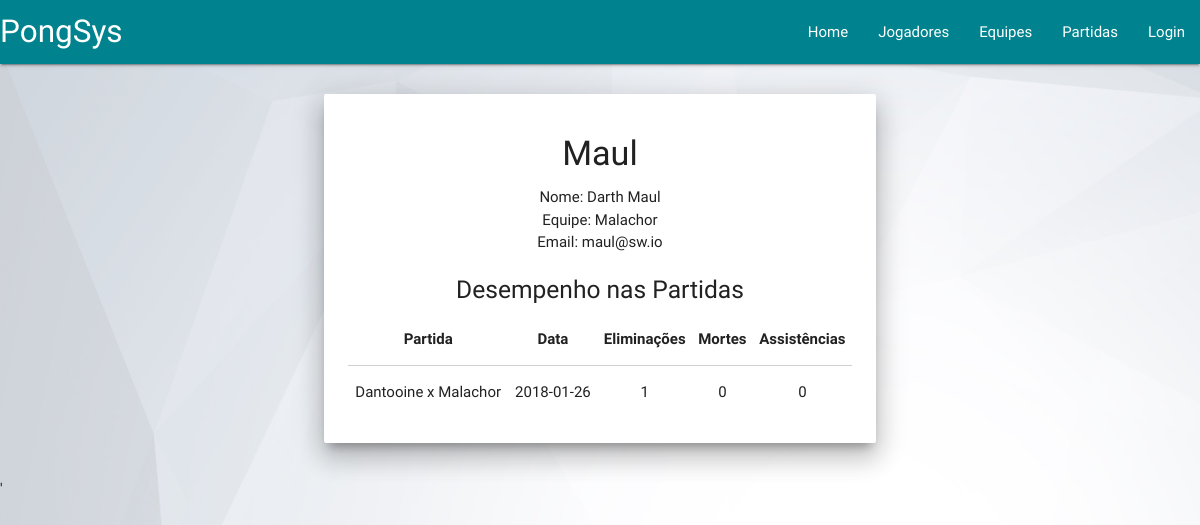
/view/visualizarJogador.php?nick=Maul, run on the app's committed database.
### tables this page shows
CREATE TABLE `Jogador` (
  `email` varchar(45) NOT NULL,
  `idEquipe` int(11) NOT NULL,
  `nickname` varchar(45) NOT NULL,
  `nome` varchar(45) NOT NULL,
  `senha` varchar(45) NOT NULL
);

CREATE TABLE `Equipe` (
  `idEquipe` int(11) NOT NULL,
  `nomeEquipe` varchar(45) NOT NULL
);

CREATE TABLE `Partida` (
  `idPartida` int(11) NOT NULL,
  `equipe1` int(11) NOT NULL,
  `equipe2` int(11) NOT NULL,
  `data` date NOT NULL,
  `estado` int(11) NOT NULL,
  `resultado` varchar(45) NOT NULL
);

CREATE TABLE `Desempenho` (
  `idPartida` int(11) NOT NULL,
  `email_jogador` varchar(45) NOT NULL,
  `eliminações` int(11) NOT NULL,
  `mortes` int(11) NOT NULL,
  `assistencias` int(11) NOT NULL
);

### persistence/conexao.php (called while the page is built, shortened)
<?php
  class Conexao{
    var $link;
    function Conexao() {
      $this->servidor = 'localhost';
      $this->usuario = 'PongSys';
      $this->senha = '3emM7yM1T0lW9qZK';
      $this->bd = 'PongSys';
      $this->link = mysqli_connect($this->servidor,
              $this->usuario,$this->senha,$this->bd);
    }
    function getLink(){
      return $this->link;
    }
  }
?>

### persistence/jogadorDAO.php (called while the page is built, shortened)
<?php
  require_once('../model/jogador.php');
  class JogadorDAO{
    function consultarJogadorPorNick($nick, $link){
      $SQL = "SELECT * FROM Jogador WHERE nickname ='$nick';";
      $retorno = mysqli_query($link, $SQL);
      if(mysqli_num_rows($retorno) > 0){
        $ret = $retorno->fetch_all();
        foreach($ret as $linha){
          $resultado = new Jogador($linha[0],$linha[1],$linha[2],$linha[3],$linha[4]);
          return $resultado;
        }
      }
      return null;
    }
  }
?>

### model/jogador.php (called while the page is built, shortened)
<?php
  class Jogador{
    private $nickname;
    private $nome;
    private $email;
    private $idEquipe;
    function __construct($email, $idEquipe, $nickname, $nome, $senha){
      $this->nickname = $nickname;
      $this->nome = $nome;
      $this->email = $email;
      $this->idEquipe = $idEquipe;
    }
    public function getNickname(){
      return $this->nickname;
    }
    public function getNome(){
      return $this->nome;
    }
    public function getEmail(){
      return $this->email;
    }
    public function getIdEquipe(){
      return $this->idEquipe;
    }
  }
?>

### persistence/equipeDAO.php (called while the page is built, shortened)
<?php
  require_once('../model/equipe.php');
  class EquipeDAO{
    function buscarEquipe($idEquipe, $link){
      $SQL = "SELECT * FROM Equipe WHERE idEquipe = ".$idEquipe.";";
      $retorno = mysqli_query($link, $SQL);
      if(mysqli_num_rows($retorno) > 0){
        $ret = $retorno->fetch_all();
        foreach($ret as $linha){
          $resultado = new Equipe($linha[1],$linha[0]);
          return $resultado;
        }
      }
      return null;
    }
  }
?>

### model/equipe.php (called while the page is built, shortened)
<?php
  require_once("jogador.php");
  class Equipe{
    private $nomeEquipe;
    function __construct($nomeEquipe, $idEquipe){
      $this->nomeEquipe = $nomeEquipe;
    }
    public function getNome(){
      return $this->nomeEquipe;
    }
  }
?>

### persistence/desempenhoDAO.php (called while the page is built, shortened)
<?php
require_once('../model/desempenho.php');
class DesempenhoDAO {
  function consultarDesempenhoJogador($email, $link){
    $SQL = "SELECT * FROM Desempenho WHERE email_jogador = '$email';";
    $retorno = mysqli_query($link, $SQL);
    if(mysqli_num_rows($retorno) > 0){
      $resultado = array();
      $ret = $retorno->fetch_all();
      foreach($ret as $linha){
        $resultado[] = new Desempenho($linha[1],$linha[0],$linha[2],$linha[3],$linha[4]);
      }
      return $resultado;
    }
    return null;
  }
}
?>

### model/desempenho.php (called while the page is built, shortened)
<?php
  class Desempenho{
    private $idPartida;
    private $eliminacoes;
    private $mortes;
    private $assistencias;
    function __construct($email, $idPartida, $eliminacoes, $mortes, $assistencias){
      $this->idPartida = $idPartida;
      $this->eliminacoes = $eliminacoes;
      $this->mortes = $mortes;
      $this->assistencias = $assistencias;
    }
    public function getIdPartida(){
      return $this->idPartida;
    }
    public function getEliminacoes(){
      return $this->eliminacoes;
    }
    public function getMortes(){
      return $this->mortes;
    }
    public function getAssistencias(){
      return $this->assistencias;
    }
  }
?>

### persistence/partidaDAO.php (called while the page is built, shortened)
<?php
  require_once('../model/partida.php');
  class PartidaDAO {
    function consultarPartidaPorId($id, $link) {
      $SQL = "SELECT * FROM Partida WHERE idPartida=".$id.";";
      $retorno = mysqli_query($link, $SQL);
      if(mysqli_num_rows($retorno) > 0) {
        $ret = $retorno->fetch_all();
        foreach($ret as $l) {
          $partida = new Partida($l[1], $l[2], $l[3], $l[4], $l[5], $l[0]);
          return $partida;
        }
      }
      return null;
    }
  }
?>

### model/partida.php (called while the page is built, shortened)
<?php
  class Partida{
    private $equipe1;
    private $equipe2;
    private $data;
    function __construct($equipe1, $equipe2, $data, $estado, $resultado, $idPartida){
      $this->equipe1 = $equipe1;
      $this->equipe2 = $equipe2;
      $this->data = $data;
    }
    public function getEquipe1(){
      return $this->equipe1;
    }
    public function getEquipe2(){
      return $this->equipe2;
    }
    public function getData(){
      return $this->data;
    }
  }
?>

### view/visualizarJogador.php (the view, shortened to what this page needs)
<!DOCTYPE html>
<html>
<head>
  <link type="text/css" rel="stylesheet" href="css/materialize.min.css"  media="screen,projection" />
  <link rel="stylesheet" href="./style.css" />
</head>
<body>
  <nav>
    <div class="nav-wrapper">
      <a href="#" class="brand-logo">PongSys</a>
      <ul id="nav-mobile" class="right hide-on-med-and-down">
        <li><a href="../view">Home</a></li>
        <li><a href="../view/listarJogadores.php">Jogadores</a></li>
        <li><a href="../view/listarEquipes.php">Equipes</a></li>
        <li><a href="../view/listarPartidas.php">Partidas</a></li>
        <?php
          require_once("../persistence/jogadorDAO.php");
          require_once("../persistence/conexao.php");
          if(array_key_exists('adm',$_SESSION)){
            if($_SESSION["adm"] != null){
              echo "<li><a>Bem-vindo, Organizador</a></li>";
              echo "<li><a href='../control/logoff.php'>Logoff</a></li>";
            }
          }
          else{
            if(array_key_exists('user',$_SESSION)){
              $conexao = new Conexao();
              $jogadorDAO = new JogadorDAO();
              $usuario = $jogadorDAO->consultarJogadorPorEmail($_SESSION['user'], $conexao->getLink());
              if($usuario != null){
                echo "<li><a>Bem-vindo, ".$usuario->getNome()."</a></li>";
                echo "<li><a href='../control/logoff.php'>Logoff</a></li>";
              }
              else{
                echo "<li><a href='login.html'>Login</a></li>";
              }
            }
            else{
              echo "<li><a href='login.html'>Login</a></li>";
            }
          }
        ?>
      </ul>
    </div>
  </nav>
  <?php
    require_once("../persistence/conexao.php");
    require_once("../persistence/equipeDAO.php");
    require_once("../persistence/jogadorDAO.php");
    require_once("../persistence/desempenhoDAO.php");
    require_once("../persistence/partidaDAO.php");
    $nick = $_GET["nick"];
    $c = new Conexao();
    $j = new JogadorDAO();
    $e = new EquipeDAO();
    $p = new PartidaDAO();
    $d = new DesempenhoDAO();
    $jogador = $j->consultarJogadorPorNick($nick,$c->getLink());
    $equipe = $e->buscarEquipe($jogador->getIdEquipe(), $c->getLink());
    $desempenhos = $d->consultarDesempenhoJogador($jogador->getEmail(), $c->getLink());
    $partidas = array();
    if($desempenhos != null){
      foreach($desempenhos as $desempenho){
        $partidas[] = $p->consultarPartidaPorId($desempenho->getIdPartida(), $c->getLink());
      }
    }
  ?>
  <div class="container center-align">
    <div class="row">
      <div class="col s12 m8 m2 offset-m2">
        <div class="card z-depth-5">
          <div class="card-content">
            <h4><?php echo $jogador->getNickname(); ?></h4>
            <p>Nome: <?php echo $jogador->getNome(); ?></p>
            <p>
              Equipe:
              <a href='visualizarEquipe.php?nome=<?php echo $equipe->getNome(); ?>'>
                <?php echo $equipe->getNome(); ?>
              </a>
            </p>
            <p>Email: <?php echo $jogador->getEmail(); ?></p>
            <hr />
            <h5>Desempenho nas Partidas</h5>
            <table border = '1' class = 'highlight centered responsive-table'>
              <thead>
                <tr>
                  <th>Partida</th>
                  <th>Data</th>
                  <th>Eliminações</th>
                  <th>Mortes</th>
                  <th>Assistências</th>
                </tr>
              </thead>
              <tbody>
                <?php
                  if($desempenhos != null) {
                    for($i = 0; $i < count($partidas); $i++){
                      echo "<tr>";
                      if($partidas[$i] != null){
                        $equipe1 = $e->buscarEquipe($partidas[$i]->getEquipe1(), $c->getLink());
                        $equipe2 = $e->buscarEquipe($partidas[$i]->getEquipe2(), $c->getLink());
                        echo "<td><a href='../view/visualizarPartida.php?id=".$partidas[$i]->getIdPartida()."'></a>".$equipe1->getNome()." x ".$equipe2->getNome()."</td>";
                        echo "<td>".$partidas[$i]->getData()."</td>";
                      }
                      echo "<td>".$desempenhos[$i]->getEliminacoes()."</td>";
                      echo "<td>".$desempenhos[$i]->getMortes()."</td>";
                      echo "<td>".$desempenhos[$i]->getAssistencias()."</td>";
                      echo "</tr>";
                    }
                  }
                ?>
              </tbody>
            </table>
          </div>
        </div>
      </div>
    </div>
  </div>
'  <script type="text/javascript" src="js/jquery-3.2.1.min.js"></script>
</body>
</html>

### view/style.css (style rules this page uses)
a { color: inherit; }
nav { margin-bottom: 20px; }
body { background-image: url('img/back.jpg'); background-size: cover; }
hr { border: 1px solid rgba(0, 0, 0, 0); }
.card p { font-size: 1em; }
.container { margin-top: 1.5em; }
.nav-wrapper { background-color: #00838f; }

### data on the page
jogador: nickname "Maul", nome "Darth Maul", email "maul@sw.io"
equipe: nomeEquipe "Malachor"
equipe: nomeEquipe "Dantooine"
partida: data "2018-01-26"
desempenho: eliminações "1", mortes "0", assistencias "0"
